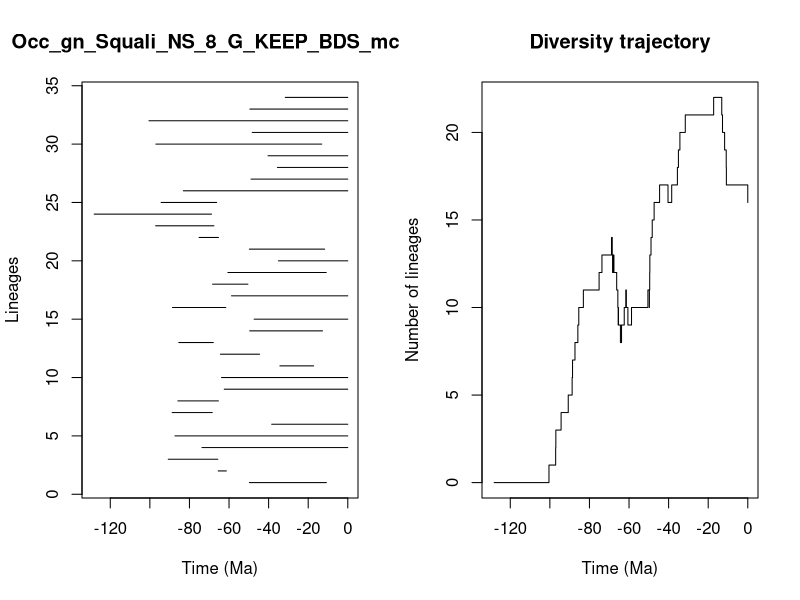

Source code (R):


pdf(file='../Results/Genus_NS/5_MA_bins_EXT_EP_FT/pyrate_mcmc_logs/Occ_gn_Squali_NS_8_G_KEEP_BDS_mcmc_LTT.pdf',width=0.6*20, height=0.6*10)
title = "Occ_gn_Squali_NS_8_G_KEEP_BDS_mcmc"
ts=c(49.70772487886703, 65.4770084670656,90.7093724219949,73.6867616675281,87.30808077751183,38.436246592406185,88.74418716129448,85.85382849209628,62.41946847376313,63.78404568962323,34.29485257102622,64.34691704291016,85.38439776172306,49.55218390782737,47.3182703361825,88.53885876057898,58.74393988650308,68.31692173021703,60.571937004233995,35.04478562649576,49.73093885432819,75.11920406566504,97.06747801445286,128.11947224391122,94.32086624307776,83.06949452184324,48.89357033561227,35.56159271910367,40.303124075789555,96.97483302007038,48.277570027633764,100.45121473767513,49.475410464402266,31.576021808912945)
te=c(10.815778320448837, 61.34900014144433,65.65145297317166,0.0,0.0,0.0,68.47647789961425,65.37421235040432,0.0,0.0,17.241856012814445,44.55410023677821,67.95004964179257,12.769191481729182,0.0,61.63525087798637,0.0,50.45910317371189,10.892842557077842,0.0,11.703193389496043,65.33378049488766,67.61912757689228,68.85888526912161,66.23377059960919,0.0,0.0,0.0,0.0,13.149571047937599,0.0,0.0,0.0,0.0)
div_traj=c(0, 1,2,3,4,5,6,7,8,9,10,11,12,13,14,13,12,13,12,11,10,9,10,9,8,9,10,11,10,9,10,11,10,11,12,13,14,15,16,17,16,17,18,19,20,21,22,21,20,19,18,17,16)
time_events=c(128.11947224391122, 100.45121473767513,97.06747801445286,96.97483302007038,94.32086624307776,90.7093724219949,88.74418716129448,88.53885876057898,87.30808077751183,85.85382849209628,85.38439776172306,83.06949452184324,75.11920406566504,73.6867616675281,68.85888526912161,68.47647789961425,68.31692173021703,67.95004964179257,67.61912757689228,66.23377059960919,65.65145297317166,65.4770084670656,65.37421235040432,65.33378049488766,64.34691704291016,63.78404568962323,62.41946847376313,61.63525087798637,61.34900014144433,60.571937004233995,58.74393988650308,50.45910317371189,49.73093885432819,49.70772487886703,49.55218390782737,49.475410464402266,48.89357033561227,48.277570027633764,47.3182703361825,44.55410023677821,40.303124075789555,38.436246592406185,35.56159271910367,35.04478562649576,34.29485257102622,31.576021808912945,17.241856012814445,13.149571047937599,12.769191481729182,11.703193389496043,10.892842557077842,10.815778320448837,0.0)
                par(mfrow=c(1,2))
                L = length(ts)
                plot(ts, 1:L , xlim=c(-max(ts)-1,0), pch=20, type="n", main=title,xlab="Time (Ma)",ylab="Lineages")
                for (i in 1:L){segments(x0=-te[i],y0=i,x1=-ts[i],y1=i)}    
                t = -time_events
                plot(div_traj ~ t,type="s", main = "Diversity trajectory",xlab="Time (Ma)",ylab="Number of lineages",xlim=c(-max(ts)-1,0))
                abline(v=c(65,200,251,367,445),lty=2,col="gray")
                
